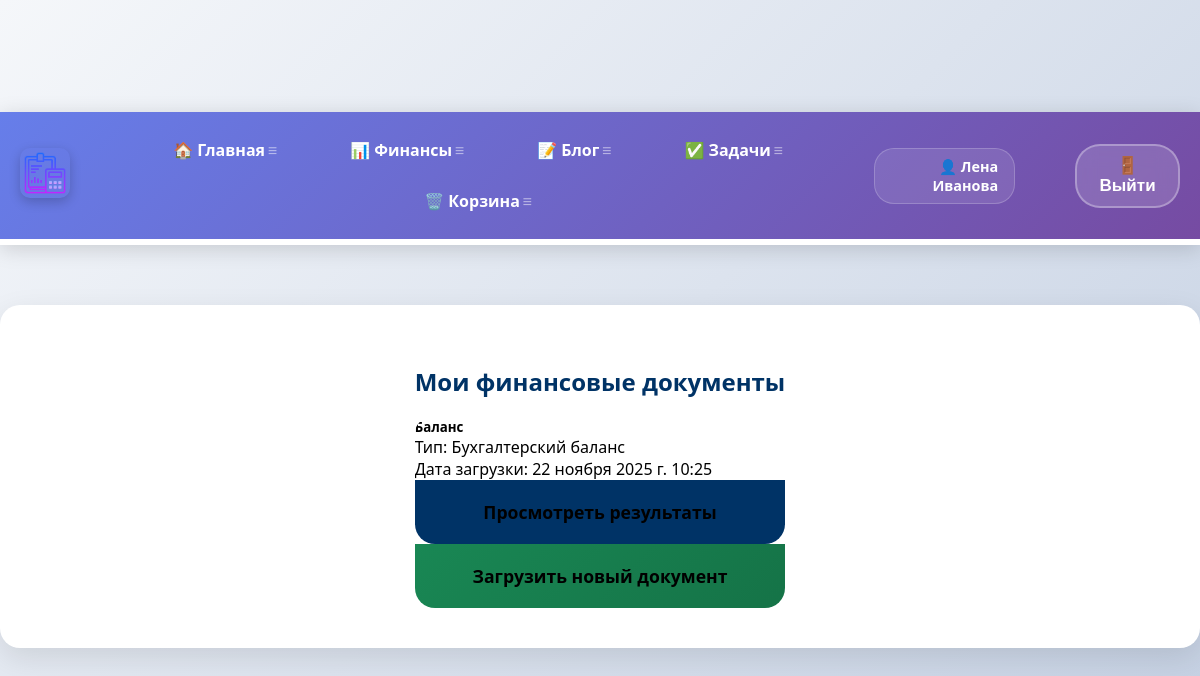
The app's page /finance/list/ (signed in) with its own data.
### financial_analysis/models.py (models this page shows, shortened)
class FinancialDocument(models.Model):
    DOCUMENT_TYPES = [
        ('balance', 'Бухгалтерский баланс'),
        ('profit_loss', 'Отчет о прибылях и убытках'),
        ('cash_flow', 'Отчет о движении денежных средств'),  # ДОБАВЛЯЕМ
    ]
    user = models.ForeignKey(User, on_delete=models.CASCADE)
    title = models.CharField(max_length=200)
    document_type = models.CharField(max_length=20, choices=DOCUMENT_TYPES)
    pdf_file = models.FileField(upload_to='financial_docs/')
    upload_date = models.DateTimeField(auto_now_add=True)

### financial_analysis/views.py (the view)
# urls.py: path('list/', views.document_list, name='financial_list'),
@login_required
def document_list(request):
    documents = FinancialDocument.objects.filter(user=request.user).order_by('-upload_date')
    return render(request, 'financial_analysis/list.html', {'documents': documents})

### financial_analysis/templates/financial_analysis/list.html
{% extends 'skills/base.html' %}
{% block content %}
<div class="container mt-4">
    <h2>Мои финансовые документы</h2>
    {% for document in documents %}
    <div class="card mb-3">
        <div class="card-body">
            <h5 class="card-title">{{ document.title }}</h5>
            <p class="card-text">Тип: {{ document.get_document_type_display }}</p>
            <p class="card-text">Дата загрузки: {{ document.upload_date }}</p>
            <a href="{% url 'financial_results' document.id %}" class="btn btn-primary">Просмотреть результаты</a>
        </div>
    </div>
    {% empty %}
    <p>Нет загруженных документов</p>
    {% endfor %}
    <a href="{% url 'financial_upload' %}" class="btn btn-success">Загрузить новый документ</a>
</div>
{% endblock %}

### skills/templates/skills/base.html (shortened to what this page needs)
<!DOCTYPE html>
{% load static %}
<html lang="ru">
<head>
    <link rel="stylesheet" href="{% static 'css/style3.css' %}">
    </head>
<body>
<div class="menu">
    <div class="wrap">
        <div class="menu_header">
            {% if user.is_authenticated %}
            <div class="logo">
                <a href="{% url 'index' %}">
                    <img src="{% static 'skills/logo.png' %}" alt="Логотип" class="image">
                </a>
            </div>
            <ul class="menu_total" id="mainMenu">
                <li><a href="{% url 'index' %}">🏠 Главная</a></li>
                <li><a href="{% url 'financial_analysis_page' %}">📊 Финансы</a></li>
                <li><a href="{% url 'blogs' %}">📝 Блог</a></li>
                <li><a href="{% url 'currenttodos' %}">✅ Задачи</a></li>
                <li><a href="{% url 'trashbin' %}">🗑️ Корзина</a></li>
            </ul>
            <ul class="menu_second">
                <li class="logo2">👤 {{ user.username }}</li>
                <li>
                    <form action="{% url 'logoutuser' %}" method="post">
                        <button class="top">🚪 Выйти</button>
                    </form>
                </li>
            </ul>
            {% endif %}
        </div>
    </div>
</div>
<div class="content">
    <div class="wrap">
        {% block content %}
        {% endblock %}
    </div>
</div>
</body>
</html>

### records on screen
FinancialDocument: title "Баланс", document_type "Бухгалтерский баланс", upload_date "22 ноября 2025 г. 10:25"

### other values on screen
{{ user.username }} "Лена Иванова"
